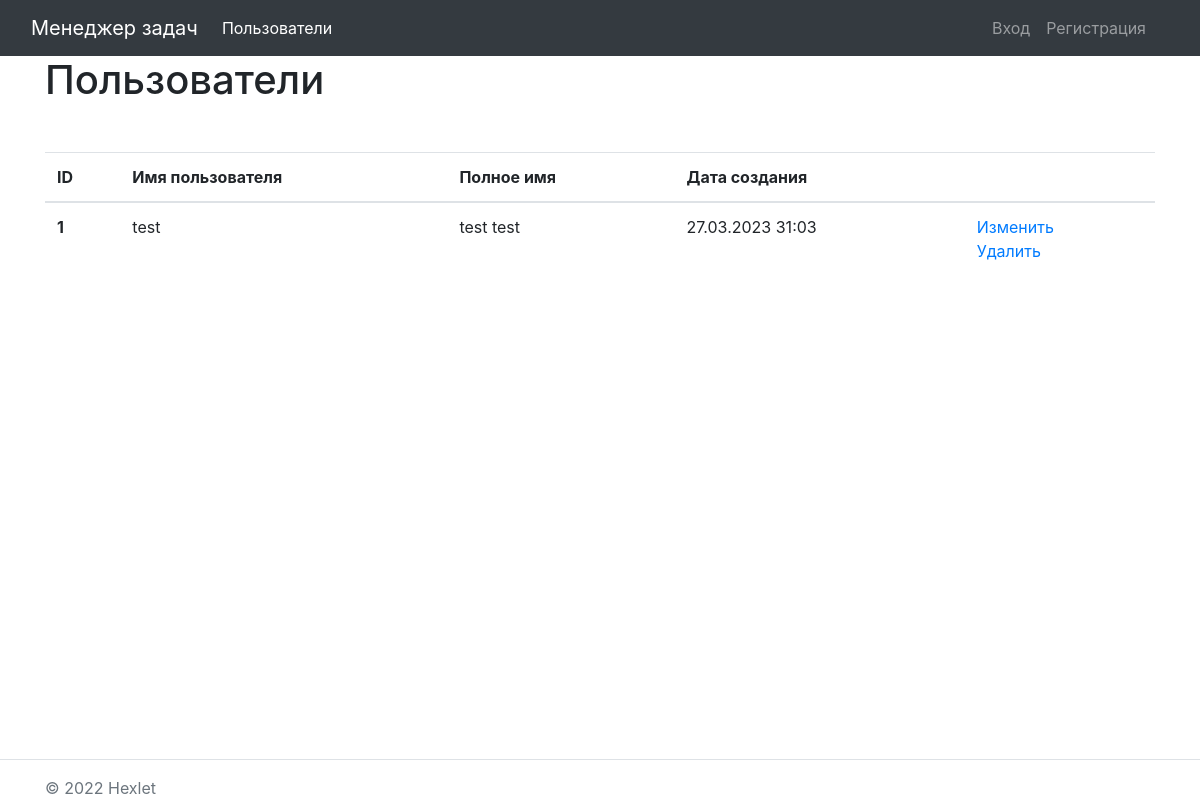
/users/, run on an earlier commit of the app's database.
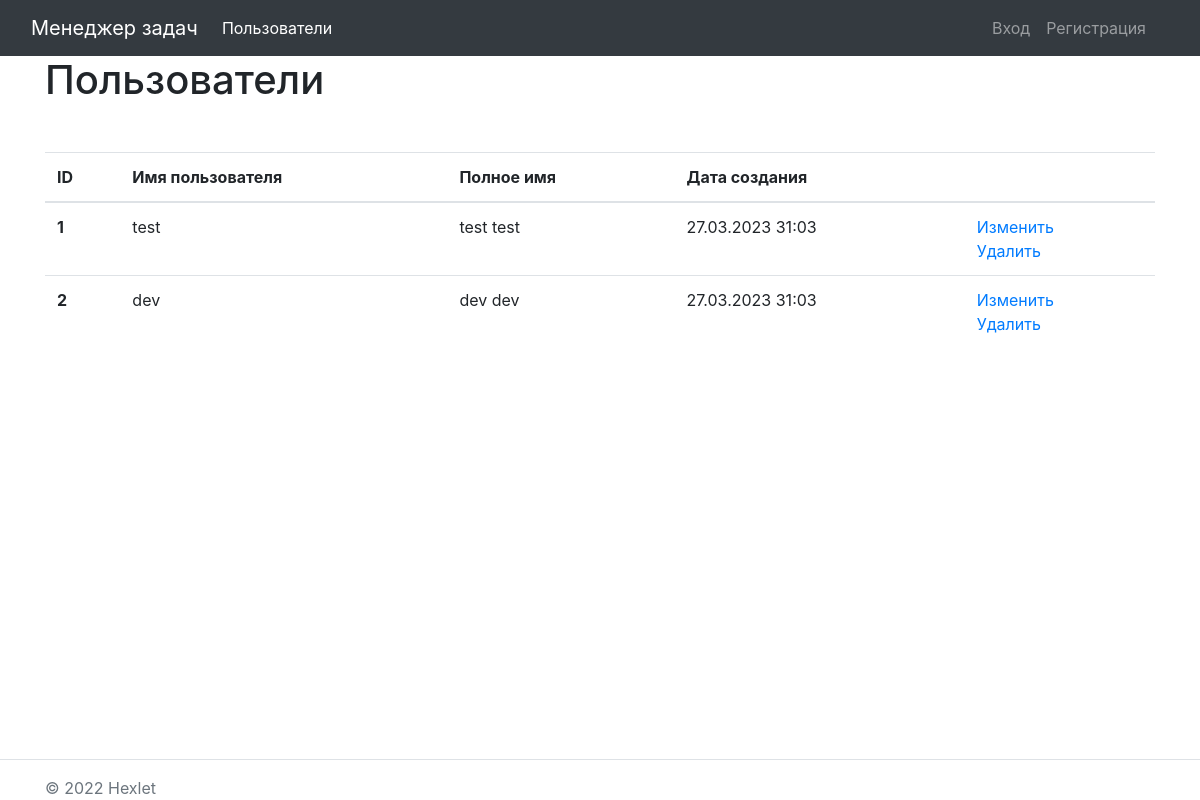
And on a later commit of the database.
### task_manager/users/models.py (models this page shows)
class ExampleUser(AbstractUser):
    created_at = models.DateTimeField(auto_now_add=True)
    def __str__(self):
        return self.get_full_name()

### task_manager/users/views.py (the view)
# urls.py: path('', UserListView.as_view(), name='users_list')
class UserListView(ListView):
    model = ExampleUser
    template_name = "registration/user_list.html"

### task_manager/templates/registration/user_list.html
{% extends 'base.html' %}
{% load i18n %}
{% block content %}
<h1>{% translate 'Пользователи' %}</h1>
<table class="table mt-5">
    <thead>
        <tr>
            <th scope="col">ID</th>
            <th scope="col">Имя пользователя</th>
            <th scope="col">Полное имя</th>
            <th scope="col">Дата создания</th>
            <th scope="col"></th>
        </tr>
    </thead>
    <tbody>
        {% for user in object_list %}
        <tr>
            <th scope="row">{{ user.id }}</th>
            <td>{{ user.username}}</td>
            <td>{{ user}}</td>
            <td>{{ user.date_joined|date:"d.m.Y t:m" }}</td>
            <td>
                <a href="{% url 'user_update' user.id %}">Изменить</a> <br>
                <a href="{% url 'user_delete' user.id %}">Удалить</a>
            </td>
        </tr>
        {% endfor %}
    </tbody>
</table>
{% endblock content %}

What changed in the data, as far as the page shows it:
added ExampleUser: id "2", username "dev", first_name+last_name "dev dev", date_joined "27.03.2023 31:03"
